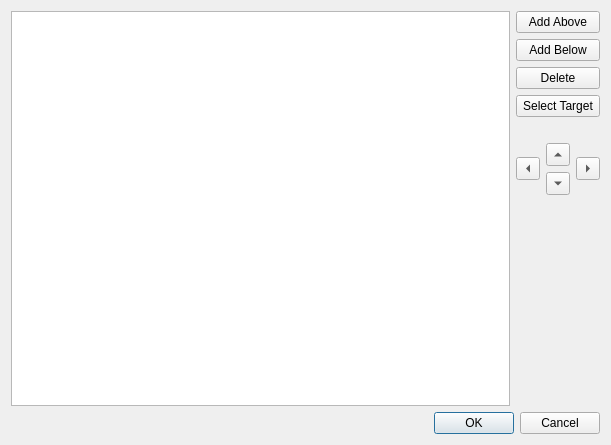
<?xml version="1.0" encoding="UTF-8"?>
<ui version="4.0">
 <class>EditTOC</class>
 <widget class="QDialog" name="EditTOC">
  <property name="geometry">
   <rect>
    <x>0</x>
    <y>0</y>
    <width>611</width>
    <height>445</height>
   </rect>
  </property>
  <property name="windowTitle">
   <string>Edit Table Of Contents</string>
  </property>
  <layout class="QVBoxLayout" name="verticalLayout">
   <item>
    <layout class="QHBoxLayout" name="horizontalLayout">
     <item>
      <widget class="QTreeView" name="TOCTree">
       <property name="sizePolicy">
        <sizepolicy hsizetype="Expanding" vsizetype="Expanding">
         <horstretch>1</horstretch>
         <verstretch>1</verstretch>
        </sizepolicy>
       </property>
       <property name="tabKeyNavigation">
        <bool>false</bool>
       </property>
       <property name="showDropIndicator" stdset="0">
        <bool>false</bool>
       </property>
       <property name="dragEnabled">
        <bool>false</bool>
       </property>
       <property name="alternatingRowColors">
        <bool>true</bool>
       </property>
       <property name="indentation">
        <number>15</number>
       </property>
       <property name="uniformRowHeights">
        <bool>true</bool>
       </property>
      </widget>
     </item>
     <item>
      <layout class="QVBoxLayout" name="verticalLayout_2">
       <item>
        <widget class="QPushButton" name="AddEntryAbove">
         <property name="toolTip">
          <string>Insert a blank entry above the currently selected entry.</string>
         </property>
         <property name="text">
          <string>Add Above</string>
         </property>
         <property name="focusPolicy">
           <enum>Qt::TabFocus</enum>
         </property>
        </widget>
       </item>
       <item>
        <widget class="QPushButton" name="AddEntryBelow">
         <property name="toolTip">
          <string>Add a blank entry below the currently selected entry.</string>
         </property>
         <property name="text">
          <string>Add Below</string>
         </property>
         <property name="focusPolicy">
           <enum>Qt::TabFocus</enum>
         </property>
        </widget>
       </item>
       <item>
        <widget class="QPushButton" name="DeleteEntry">
         <property name="toolTip">
          <string>Delete the selected TOC entry</string>
         </property>
         <property name="text">
          <string>Delete</string>
         </property>
         <property name="focusPolicy">
           <enum>Qt::TabFocus</enum>
         </property>
        </widget>
       </item>
       <item>
        <widget class="QPushButton" name="SelectTarget">
         <property name="toolTip">
          <string>Set the destination of the TOC entry from a list of valid targets in the book.</string>
         </property>
         <property name="text">
          <string>Select Target</string>
         </property>
         <property name="focusPolicy">
           <enum>Qt::TabFocus</enum>
         </property>
        </widget>
       </item>
       <item>
        <spacer name="verticalSpacer_2">
         <property name="orientation">
          <enum>Qt::Vertical</enum>
         </property>
         <property name="sizeType">
          <enum>QSizePolicy::Fixed</enum>
         </property>
         <property name="sizeHint" stdset="0">
          <size>
           <width>20</width>
           <height>20</height>
          </size>
         </property>
        </spacer>
       </item>
       <item>
        <layout class="QHBoxLayout" name="horizontalLayout_2">
         <item>
          <widget class="QToolButton" name="MoveLeft">
           <property name="toolTip">
            <string>Decrease the heading level of the selected entry.
You can also use the left arrow key.</string>
           </property>
           <property name="text">
            <string/>
           </property>
           <property name="arrowType">
            <enum>Qt::LeftArrow</enum>
           </property>
           <property name="focusPolicy">
             <enum>Qt::TabFocus</enum>
           </property>
          </widget>
         </item>
         <item>
          <layout class="QVBoxLayout" name="verticalLayout_3">
           <item>
            <widget class="QToolButton" name="MoveUp">
             <property name="text">
              <string>...</string>
             </property>
             <property name="arrowType">
              <enum>Qt::UpArrow</enum>
             </property>
             <property name="focusPolicy">
              <enum>Qt::TabFocus</enum>
            </property>
            </widget>
           </item>
           <item>
            <widget class="QToolButton" name="MoveDown">
             <property name="text">
              <string>...</string>
             </property>
             <property name="arrowType">
              <enum>Qt::DownArrow</enum>
             </property>
             <property name="focusPolicy">
              <enum>Qt::TabFocus</enum>
             </property>
            </widget>
           </item>
          </layout>
         </item>
         <item>
          <widget class="QToolButton" name="MoveRight">
           <property name="toolTip">
            <string>Increase the heading level of the selected entry.
You can also use the right arrow key.</string>
           </property>
           <property name="text">
            <string/>
           </property>
           <property name="arrowType">
            <enum>Qt::RightArrow</enum>
           </property>
           <property name="focusPolicy">
            <enum>Qt::TabFocus</enum>
           </property>
          </widget>
         </item>
        </layout>
       </item>
       <item>
        <spacer name="verticalSpacer">
         <property name="orientation">
          <enum>Qt::Vertical</enum>
         </property>
         <property name="sizeHint" stdset="0">
          <size>
           <width>20</width>
           <height>40</height>
          </size>
         </property>
        </spacer>
       </item>
      </layout>
     </item>
    </layout>
   </item>
   <item>
    <widget class="QDialogButtonBox" name="buttonBox">
     <property name="orientation">
      <enum>Qt::Horizontal</enum>
     </property>
     <property name="standardButtons">
      <set>QDialogButtonBox::Cancel|QDialogButtonBox::Ok</set>
     </property>
     <property name="centerButtons">
      <bool>false</bool>
     </property>
    </widget>
   </item>
  </layout>
 </widget>
 <resources/>
 <connections>
  <connection>
   <sender>buttonBox</sender>
   <signal>accepted()</signal>
   <receiver>EditTOC</receiver>
   <slot>accept()</slot>
   <hints>
    <hint type="sourcelabel">
     <x>248</x>
     <y>254</y>
    </hint>
    <hint type="destinationlabel">
     <x>157</x>
     <y>274</y>
    </hint>
   </hints>
  </connection>
  <connection>
   <sender>buttonBox</sender>
   <signal>rejected()</signal>
   <receiver>EditTOC</receiver>
   <slot>reject()</slot>
   <hints>
    <hint type="sourcelabel">
     <x>316</x>
     <y>260</y>
    </hint>
    <hint type="destinationlabel">
     <x>286</x>
     <y>274</y>
    </hint>
   </hints>
  </connection>
 </connections>
</ui>
